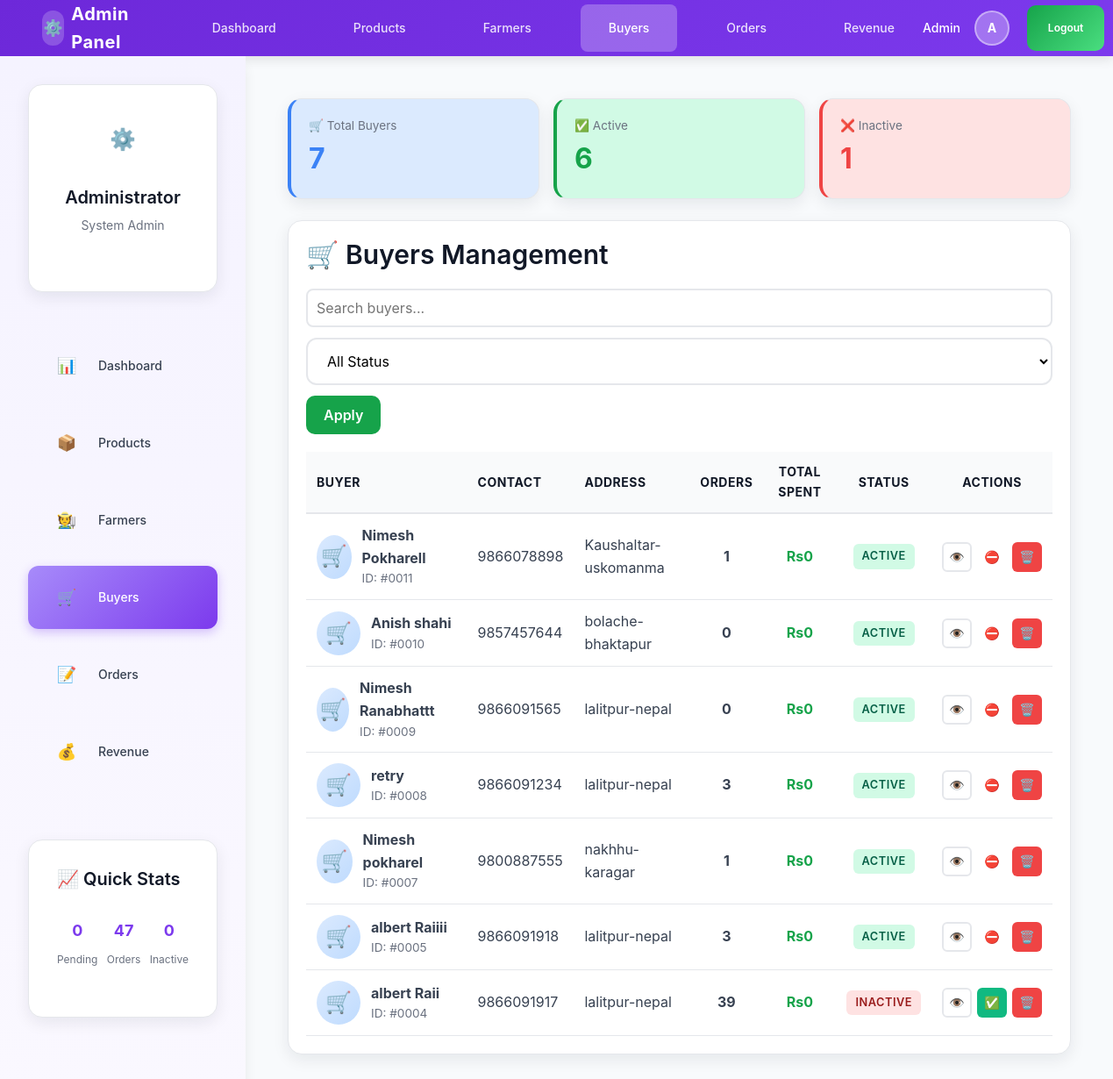
The app's page /LocalFarmerMarket2/admin/buyers.php (signed in), older data.
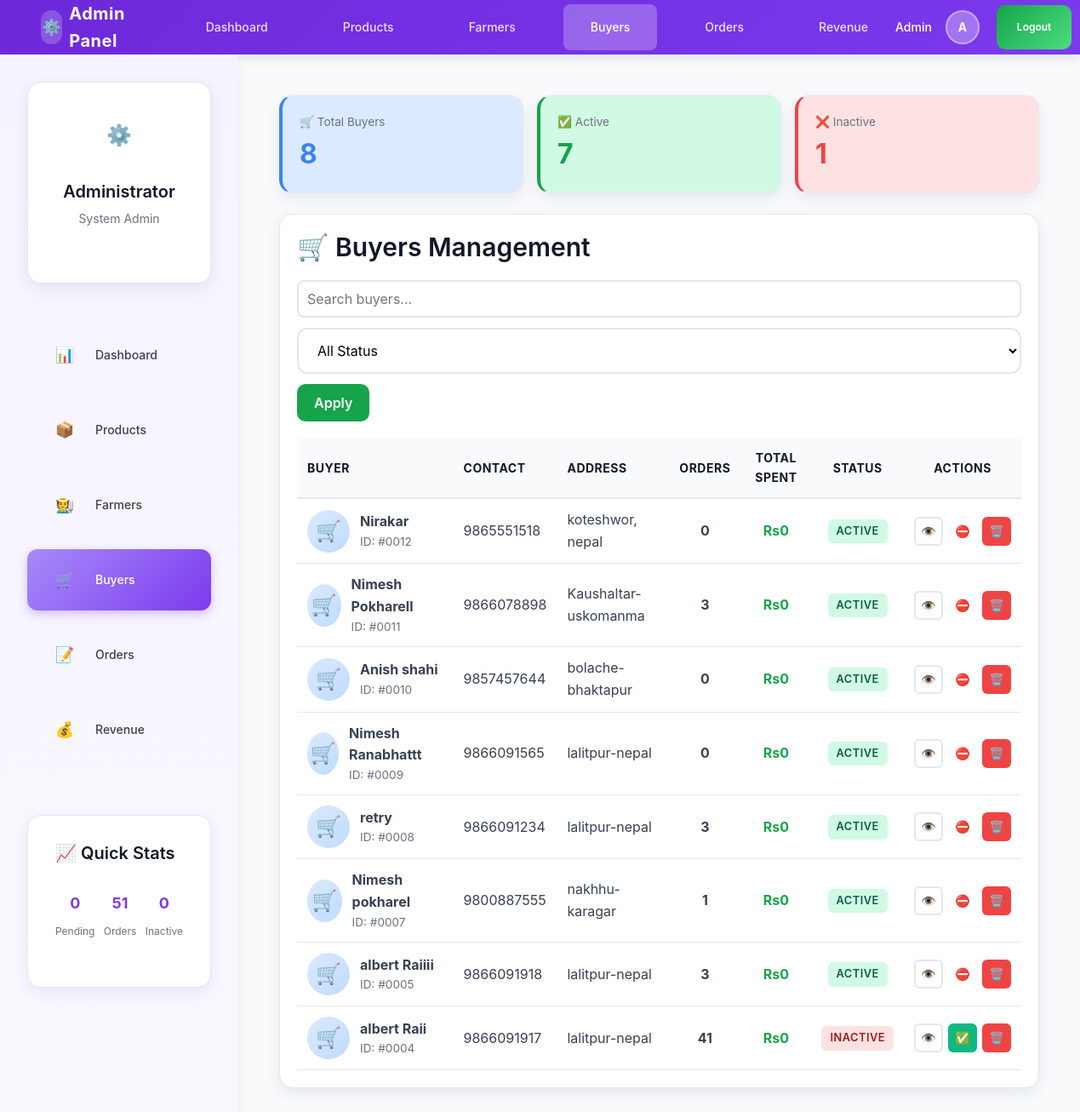
The same page, newer data.
### tables this page shows
CREATE TABLE `buyer` (
  `buyer_id` int(11) NOT NULL,
  `name` varchar(100) NOT NULL,
  `contact` varchar(15) NOT NULL,
  `address` varchar(255) NOT NULL,
  `password` varchar(255) NOT NULL,
  `created_at` timestamp NOT NULL DEFAULT current_timestamp(),
  `is_active` tinyint(1) DEFAULT 1
);

### LocalFarmerMarket2/admin/buyers.php (the view, shortened to what the changed rows need)
<?php
require_once '../db.php';
$sql = "SELECT b.*,
        (SELECT COUNT(*) FROM orders WHERE buyer_id = b.buyer_id) as order_count,
        (SELECT SUM(total_amount) FROM orders WHERE buyer_id = b.buyer_id AND status = 'Delivered') as total_spent
        FROM buyer b
        WHERE 1=1";
$sql .= " ORDER BY b.created_at DESC";
$stmt = $conn->prepare($sql);
$stmt->execute();
$buyers = $stmt->get_result()->fetch_all(MYSQLI_ASSOC);
$stats = [
    'total' => $conn->query("SELECT COUNT(*) as c FROM buyer")->fetch_assoc()['c'],
    'active' => $conn->query("SELECT COUNT(*) as c FROM buyer WHERE is_active = 1")->fetch_assoc()['c'],
    'inactive' => $conn->query("SELECT COUNT(*) as c FROM buyer WHERE is_active = 0")->fetch_assoc()['c']
];
?>
<?php include 'includes/header.php'; ?>
<div class="main-wrapper">
  <?php include 'includes/sidebar.php'; ?>
  <div class="main-content">
  <div style="max-width:1400px;margin:0 auto">
    <div style="display:grid;grid-template-columns:repeat(auto-fit,minmax(200px,1fr));gap:16px;margin-bottom:24px">
      <div class="card" style="background:#dbeafe;border-left:4px solid #3b82f6">
        <div class="small-muted">🛒 Total Buyers</div>
        <div style="font-size:2rem;font-weight:700;color:#3b82f6"><?php echo $stats['total']; ?></div>
      </div>
      <div class="card" style="background:#d1fae5;border-left:4px solid #16a34a">
        <div class="small-muted">✅ Active</div>
        <div style="font-size:2rem;font-weight:700;color:#16a34a"><?php echo $stats['active']; ?></div>
      </div>
    </div>
    <div class="card">
      <h2 style="margin-top:0">🛒 Buyers Management</h2>
      <?php if (!empty($buyers)): ?>
        <div style="overflow-x:auto">
          <table class="table-compact" style="width:100%;border-collapse:collapse">
            <thead>
              <tr style="background:#f9fafb;border-bottom:2px solid #e5e7eb">
                <th style="padding:12px;text-align:left">Buyer</th>
                <th style="padding:12px;text-align:left">Contact</th>
                <th style="padding:12px;text-align:left">Address</th>
                <th style="padding:12px;text-align:center">Orders</th>
                <th style="padding:12px;text-align:center">Total Spent</th>
                <th style="padding:12px;text-align:center">Status</th>
                <th style="padding:12px;text-align:center">Actions</th>
              </tr>
            </thead>
            <tbody>
              <?php foreach ($buyers as $buyer): ?>
                <tr style="border-bottom:1px solid #e5e7eb">
                  <td style="padding:12px">
                    <div style="display:flex;gap:12px;align-items:center">
                      <div style="width:50px;height:50px;background:linear-gradient(135deg,#dbeafe,#bfdbfe);border-radius:50%;display:flex;align-items:center;justify-content:center;font-size:1.5rem">
                        🛒
                      </div>
                      <div>
                        <div style="font-weight:700"><?php echo htmlspecialchars($buyer['name']); ?></div>
                        <div class="small-muted">ID: #<?php echo str_pad($buyer['buyer_id'], 4, '0', STR_PAD_LEFT); ?></div>
                      </div>
                    </div>
                  </td>
                  <td style="padding:12px">
                    <div><?php echo htmlspecialchars($buyer['contact']); ?></div>
                  </td>
                  <td style="padding:12px">
                    <div><?php echo htmlspecialchars($buyer['address']); ?></div>
                  </td>
                  <td style="padding:12px;text-align:center">
                    <div style="font-weight:700"><?php echo $buyer['order_count']; ?></div>
                  </td>
                  <td style="padding:12px;text-align:center">
                    <div style="font-weight:700;color:#16a34a">
                      Rs<?php echo number_format($buyer['total_spent'] ?? 0, 0); ?>
                    </div>
                  </td>
                  <td style="padding:12px;text-align:center">
                    <?php if ($buyer['is_active']): ?>
                      <span class="badge badge-success">Active</span>
                    <?php else: ?>
                      <span class="badge badge-danger">Inactive</span>
                    <?php endif; ?>
                  </td>
                  <td style="padding:12px;text-align:center">
                    <div class="actions-cell">
                      <button class="btn-icon btn-ghost" onclick='viewBuyer(<?php echo json_encode($buyer); ?>)' title="View" aria-label="View">👁️</button>
                      <form method="POST" style="display:inline">
                        <button class="btn-icon <?php echo $buyer['is_active'] ? 'btn-warning' : 'btn-success'; ?>" title="<?php echo $buyer['is_active'] ? 'Deactivate' : 'Activate'; ?>" aria-label="<?php echo $buyer['is_active'] ? 'Deactivate' : 'Activate'; ?>"><?php echo $buyer['is_active'] ? '⛔' : '✅'; ?></button>
                      </form>
                      <form method="POST" style="display:inline" onsubmit="return confirm('Delete this buyer? This cannot be undone.')">
                        <button class="btn-icon btn-danger" title="Delete" aria-label="Delete">🗑️</button>
                      </form>
                    </div>
                  </td>
                </tr>
              <?php endforeach; ?>
            </tbody>
          </table>
        </div>
      <?php else: ?>
        <div style="text-align:center;padding:40px">
          <p>No buyers found.</p>
        </div>
      <?php endif; ?>
  </div>
  </div>
</div>
</div>
</body>
</html>

### LocalFarmerMarket2/admin/includes/sidebar.php (shortened to what the changed rows need)
<?php
$total_orders = $conn->query("SELECT COUNT(*) as count FROM orders")->fetch_assoc()['count'] ?? 0;
?>
<aside class="sidebar admin-sidebar">
  <div class="card card-compact" style="margin-top: var(--space-3xl);">
    <div style="display: flex; justify-content: space-between; margin-bottom: var(--space-md);">
      <div style="text-align: center;">
        <p style="margin: 0; color: var(--admin); font-weight: 700; font-size: var(--text-lg);"><?php echo $total_orders; ?></p>
        <p style="margin: var(--space-xs) 0 0 0; font-size: var(--text-xs); color: var(--gray-500);">Orders</p>
      </div>
    </div>
  </div>
</aside>

Row changes from the older to the newer data that the page shows:
added buyer: name "Nirakar", buyer_id "0012", contact "9865551518", address "koteshwor, nepal", order_count "0", total_spent "0", is_active "ACTIVE"
computed for buyer "Nimesh Pokharell": order_count "1" → "3"
computed for buyer "albert Raii": order_count "39" → "41"
Text that changed along with them:
$total_orders: "47" → "51"
$stats['total']: "7" → "8"
$stats['active']: "6" → "7"
